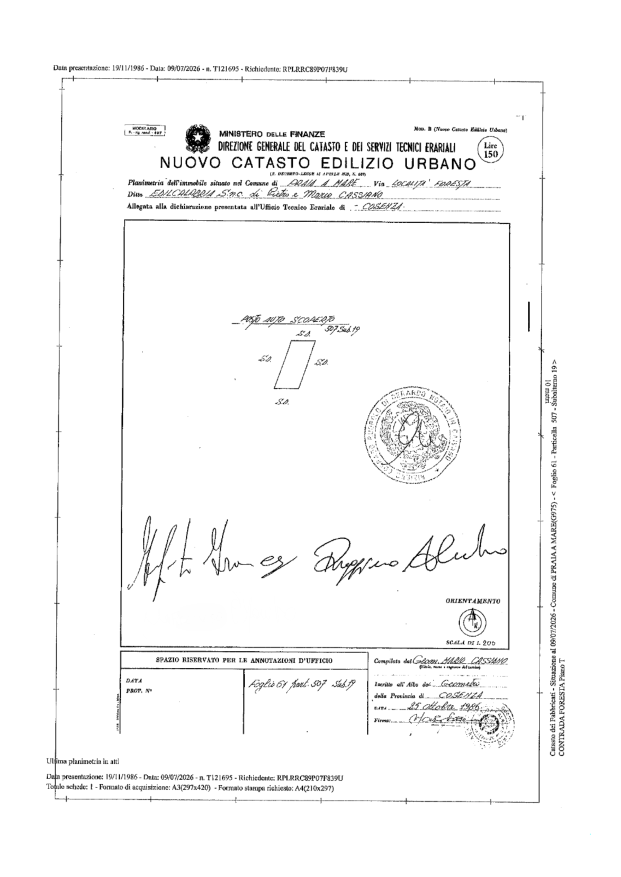
#> input picture immagine2.png, 2481 x 3508 px, found by its file name (shown at 1/4 size)
$ python _sample_ink.py
#> lines starting #> are read from the running program, lines starting #| are printed output that depends on the picture; after the words box and inside, x2 and y2 are one past the last pixel; in counts of white or black regions, pixels touching at a corner belong together
from PIL import Image
import numpy as np

img = Image.open(r"c:\Users\maurizio\Documents\pdfnow\immagine2.png")
#> img is the input picture: PIL image 2481x3508 RGB; mean R, G, B 247.5, 247.5, 247.5
arr = np.array(img)

def sample_ink(arr, x0, y0, x1, y1, min_darkness=60):
    zone = arr[y0:y1, x0:x1]
    dark_mask = (zone.max(axis=2) < 180) & (zone.max(axis=2) > 30)
    if dark_mask.sum() < 10:
        return None
    pixels = zone[dark_mask]
    return {
        "mean": pixels.mean(axis=0),
        "median": np.median(pixels, axis=0),
        "std": pixels.std(axis=0),
        "count": len(pixels),
    }

areas = [
    ("left sig",  460, 3095, 540, 3165),
    ("right sig", 2140, 3095, 2260, 3165),
    ("text black ref", 300, 500, 500, 600),
]

for name, x0, y0, x1, y1 in areas:
    result = sample_ink(arr, x0, y0, x1, y1)
    if result:
        m = result["mean"]
        med = result["median"]
        print(f"{name}: mean=({m[0]:.0f},{m[1]:.0f},{m[2]:.0f}) median=({med[0]:.0f},{med[1]:.0f},{med[2]:.0f}) n={result['count']}")
    else:
        print(f"{name}: no ink found")
#> this loop made 3 passes
#> (m, med) on passes 1 to 3: ([111.7, 111.7, 111.7], [111.5, 111.5, 111.5]), ([101, 101, 101], [93, 93, 93]), ([133.4, 133.4, 133.4], [132.5, 132.5, 132.5])
#| left sig: mean=(112,112,112) median=(112,112,112) n=1238
#| right sig: mean=(101,101,101) median=(93,93,93) n=350
#| text black ref: mean=(133,133,133) median=(132,132,132) n=56
#> pass 1, in sample_ink, `zone = arr[y0:y1, x0:x1]`:
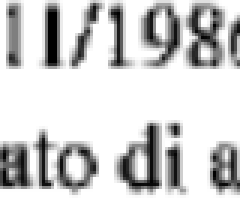
#> zone: shape (70, 80, 3) (shown 3 times larger); min 0, max 255, mean 208
#> pass 1, in sample_ink, `dark_mask = (zone.max(axis=2) < 180) & (zone.max(axis=2) > 30)`:
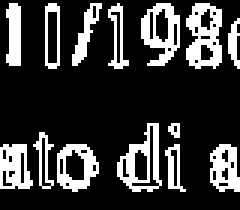
#> dark_mask: shape (70, 80) bool (shown 3 times larger); 22.1% white in thin lines or dots
#> pass 2, in sample_ink (call 2), `zone = arr[y0:y1, x0:x1]`:
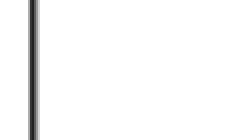
#> zone: shape (70, 120, 3) (shown 2 times larger); min 33, max 255, mean 248.2
#> pass 2, in sample_ink (call 2), `dark_mask = (zone.max(axis=2) < 180) & (zone.max(axis=2) > 30)`:
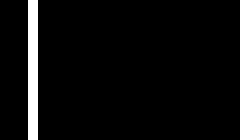
#> dark_mask: shape (70, 120) bool (shown 2 times larger); 4.2% white; 1 white region, box (x1, y1, x2, y2) and area: (14, 0, 19, 70) 350

# Francesco's signature
sig = Image.open(r"c:\Users\maurizio\Documents\pdfnow\firma.jpg")
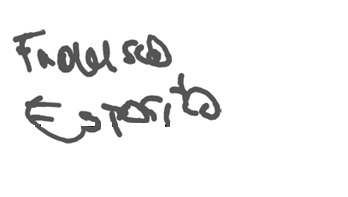
#> input picture firma.jpg, 348 x 197 px, found by its file name
#> sig is the input picture: PIL image 348x197 RGB; mean R, G, B 241.6, 241.6, 241.6
sig_arr = np.array(sig)
dark_sig = (sig_arr.max(axis=2) < 180) & (sig_arr.max(axis=2) > 30)
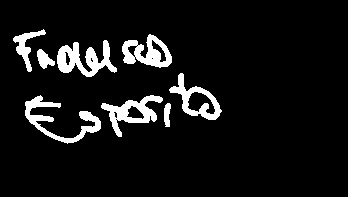
#> dark_sig: shape (197, 348) bool; 7.9% white; 8 white regions, largest, box (x1, y1, x2, y2) and area: (57, 40, 117, 77) 1070, (25, 95, 101, 144) 1001, (101, 95, 163, 137) 924
if dark_sig.sum() > 0:
    sp = sig_arr[dark_sig]
    m = sp.mean(axis=0)
#> m = [93.92, 93.93, 93.92]
    med = np.median(sp, axis=0)
#> med = [85, 85, 85]
    print(f"firma.jpg ink: mean=({m[0]:.0f},{m[1]:.0f},{m[2]:.0f}) median=({med[0]:.0f},{med[1]:.0f},{med[2]:.0f})")
#| firma.jpg ink: mean=(94,94,94) median=(85,85,85)
